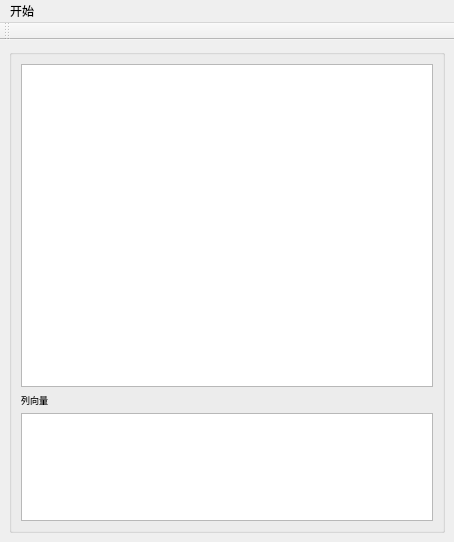
<?xml version="1.0" encoding="UTF-8"?>
<ui version="4.0">
 <class>DataWindow</class>
 <widget class="QMainWindow" name="DataWindow">
  <property name="geometry">
   <rect>
    <x>0</x>
    <y>0</y>
    <width>454</width>
    <height>542</height>
   </rect>
  </property>
  <property name="windowTitle">
   <string>导入数据</string>
  </property>
  <widget class="QWidget" name="centralwidget">
   <layout class="QHBoxLayout" name="horizontalLayout_2">
    <item>
     <widget class="QGroupBox" name="horizontalGroupBox">
      <layout class="QVBoxLayout" name="verticalLayout">
       <item>
        <layout class="QVBoxLayout" name="verticalLayout_3" stretch="3,0,0,0">
         <property name="leftMargin">
          <number>0</number>
         </property>
         <item>
          <widget class="QTableWidget" name="tableWidget">
           <property name="sizePolicy">
            <sizepolicy hsizetype="Expanding" vsizetype="Expanding">
             <horstretch>0</horstretch>
             <verstretch>0</verstretch>
            </sizepolicy>
           </property>
           <property name="font">
            <font>
             <pointsize>7</pointsize>
            </font>
           </property>
          </widget>
         </item>
         <item>
          <widget class="QLabel" name="label">
           <property name="font">
            <font>
             <family>微软雅黑</family>
             <pointsize>7</pointsize>
            </font>
           </property>
           <property name="text">
            <string>列向量</string>
           </property>
          </widget>
         </item>
         <item>
          <widget class="QTableView" name="colVarTableView">
           <property name="sizePolicy">
            <sizepolicy hsizetype="Preferred" vsizetype="Preferred">
             <horstretch>0</horstretch>
             <verstretch>1</verstretch>
            </sizepolicy>
           </property>
          </widget>
         </item>
         <item>
          <layout class="QHBoxLayout" name="horizontalLayout"/>
         </item>
        </layout>
       </item>
      </layout>
     </widget>
    </item>
   </layout>
  </widget>
  <widget class="QMenuBar" name="menubar">
   <property name="geometry">
    <rect>
     <x>0</x>
     <y>0</y>
     <width>454</width>
     <height>22</height>
    </rect>
   </property>
   <property name="nativeMenuBar">
    <bool>true</bool>
   </property>
   <widget class="QMenu" name="menu">
    <property name="title">
     <string>开始</string>
    </property>
   </widget>
   <addaction name="menu"/>
  </widget>
  <widget class="QToolBar" name="toolBar">
   <property name="windowTitle">
    <string>toolBar</string>
   </property>
   <attribute name="toolBarArea">
    <enum>TopToolBarArea</enum>
   </attribute>
   <attribute name="toolBarBreak">
    <bool>false</bool>
   </attribute>
  </widget>
 </widget>
 <resources/>
 <connections>
  <connection>
   <sender>tableWidget</sender>
   <signal>customContextMenuRequested(QPoint)</signal>
   <receiver>DataWindow</receiver>
   <slot>showMenu()</slot>
   <hints>
    <hint type="sourcelabel">
     <x>417</x>
     <y>173</y>
    </hint>
    <hint type="destinationlabel">
     <x>469</x>
     <y>175</y>
    </hint>
   </hints>
  </connection>
  <connection>
   <sender>tableWidget</sender>
   <signal>itemChanged(QTableWidgetItem*)</signal>
   <receiver>DataWindow</receiver>
   <slot>table_update()</slot>
   <hints>
    <hint type="sourcelabel">
     <x>295</x>
     <y>184</y>
    </hint>
    <hint type="destinationlabel">
     <x>469</x>
     <y>216</y>
    </hint>
   </hints>
  </connection>
  <connection>
   <sender>colVarTableView</sender>
   <signal>clicked(QModelIndex)</signal>
   <receiver>DataWindow</receiver>
   <slot>onColVarTabelViewClicked(QModelIndex)</slot>
   <hints>
    <hint type="sourcelabel">
     <x>80</x>
     <y>479</y>
    </hint>
    <hint type="destinationlabel">
     <x>-198</x>
     <y>440</y>
    </hint>
   </hints>
  </connection>
 </connections>
 <slots>
  <slot>LoadExcelButtonOnClicked()</slot>
  <slot>showMenu()</slot>
  <slot>table_update()</slot>
  <slot>onColVarTabelViewClicked(QModelIndex)</slot>
 </slots>
</ui>
